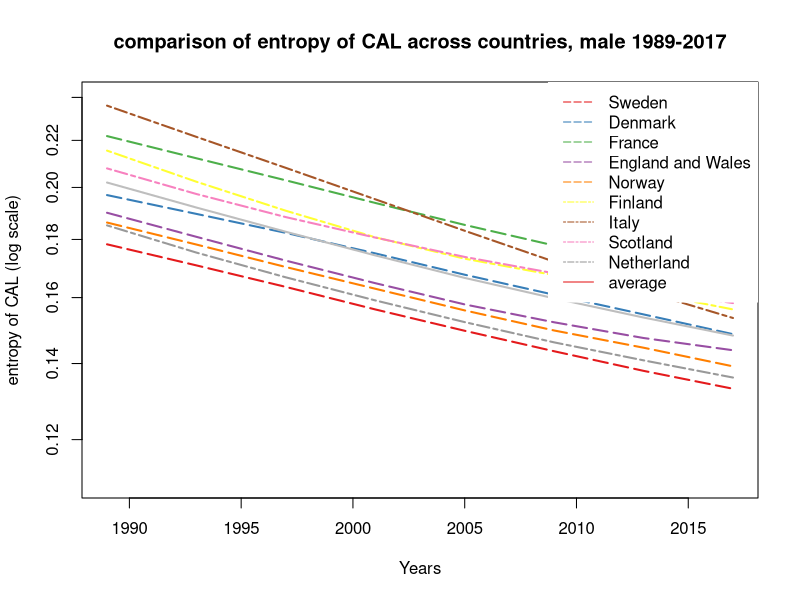
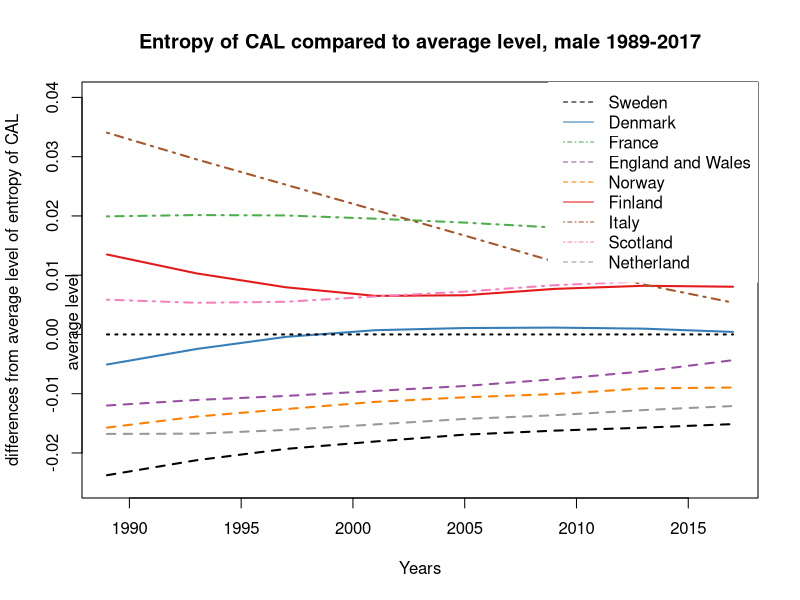

The R script that drew these images, in order:
#### Figure - entropy across time male 1989-2017 ####

#### beautiful figues1 ####

library(RColorBrewer)
# display.brewer.all()
cols<-brewer.pal(n=9,name = "Set1")

### CAL function ####

CALfunc <-function(Mx1,Y){
  CALlx1<-c()
  YM<-Y-Y1
  for (x in 1:111){
    if (x <(YM+1)){
      px1<-c()
      for (z in 1:x){
        px1<-c(px1,Mx1[z,YM-x+z])
      }
      lx1<-prod(px1)
    }
    CALlx1<-c(CALlx1,lx1)
  }
  CAL<-sum(c(1,CALlx1))+.5
  return(CAL)
}


### CAL dagger function ####

CALdagfunc <-function(Mx1,Y){
  CALdaglx1<-c()
  YM<-Y-Y1
  for (x in 1:111){
    if (x <(YM+1)){
      px1<-c()
      for (z in 1:x){
        px1<-c(px1,Mx1[z,YM-x+z])
      }
      lx1<-prod(px1)
      lx<-lx1*log(lx1)
    }
    CALdaglx1<-c(CALdaglx1,lx)
  }
  CALdagger<-sum(CALdaglx1)
  return(CALdagger)
}


### Data fitting ####

A1 <- read.table("Data/SWE.mltper_1x1.txt",header=TRUE,fill=TRUE,skip=1)
A2 <- read.table("Data/DNK.mltper_1x1.txt",header=TRUE,fill=TRUE,skip=1)
A3 <- read.table("Data/FRATNP.mltper_1x1.txt",header=TRUE,fill=TRUE,skip=1)
A4 <- read.table("Data/GBRTENW.mltper_1x1.txt",header=TRUE,fill=TRUE,skip=1)
A5 <- read.table("Data/NOR.mltper_1x1.txt",header=TRUE,fill=TRUE,skip=1)
A6 <- read.table("Data/FIN.mltper_1x1.txt",header=TRUE,fill=TRUE,skip=1)
A7 <- read.table("Data/ITA.mltper_1x1.txt",header=TRUE,fill=TRUE,skip=1)
A8 <- read.table("Data/GBRSCO.mltper_1x1.txt",header=TRUE,fill=TRUE,skip=1)
A9 <- read.table("Data/NLD.mltper_1x1.txt",header=TRUE,fill=TRUE,skip=1)

Y1 <- 1877
Y2 <- 2017

A1<-A1[(A1$Year>Y1)&(A1$Year<(Y2+1)),]
A2<-A2[(A2$Year>Y1)&(A2$Year<(Y2+1)),]
A3<-A3[(A3$Year>Y1)&(A3$Year<(Y2+1)),]
A4<-A4[(A4$Year>Y1)&(A4$Year<(Y2+1)),]
A5<-A5[(A5$Year>Y1)&(A5$Year<(Y2+1)),]
A6<-A6[(A6$Year>Y1)&(A6$Year<(Y2+1)),]
A7<-A7[(A7$Year>Y1)&(A7$Year<(Y2+1)),]
A8<-A8[(A8$Year>Y1)&(A8$Year<(Y2+1)),]
A9<-A9[(A9$Year>Y1)&(A9$Year<(Y2+1)),]

qx1<-matrix(1-A1$qx,111)
qx2<-matrix(1-A2$qx,111)
qx3<-matrix(1-A3$qx,111)
qx4<-matrix(1-A4$qx,111)
qx5<-matrix(1-A5$qx,111)
qx6<-matrix(1-A6$qx,111)
qx7<-matrix(1-A7$qx,111)
qx8<-matrix(1-A8$qx,111)
qx9<-matrix(1-A9$qx,111)

## CAL ####

CAL1 <- c()
for (i in seq(1989,2017,4)){
  CAL1 <- c(CAL1, CALfunc(qx1,i))
}

CAL2 <- c()
for (i in seq(1989,2017,4)){
  CAL2 <- c(CAL2, CALfunc(qx2,i))
}

CAL3 <- c()
for (i in seq(1989,2017,4)){
  CAL3 <- c(CAL3, CALfunc(qx3,i))
}

CAL4 <- c()
for (i in seq(1989,2017,4)){
  CAL4 <- c(CAL4, CALfunc(qx4,i))
}

CAL5 <- c()
for (i in seq(1989,2017,4)){
  CAL5 <- c(CAL5, CALfunc(qx5,i))
}

CAL6 <- c()
for (i in seq(1989,2017,4)){
  CAL6 <- c(CAL6, CALfunc(qx6,i))
}

CAL7 <- c()
for (i in seq(1989,2017,4)){
  CAL7 <- c(CAL7, CALfunc(qx7,i))
}

CAL8 <- c()
for (i in seq(1989,2017,4)){
  CAL8 <- c(CAL8, CALfunc(qx8,i))
}

CAL9 <- c()
for (i in seq(1989,2017,4)){
  CAL9 <- c(CAL9, CALfunc(qx9,i))
}
## CAL dagger ####

qx1 <- ifelse(qx1==0,1,qx1)
qx2 <- ifelse(qx2==0,1,qx2)
qx3 <- ifelse(qx3==0,1,qx3)
qx4 <- ifelse(qx4==0,1,qx4)
qx5 <- ifelse(qx5==0,1,qx5)
qx6 <- ifelse(qx6==0,1,qx6)
qx7 <- ifelse(qx7==0,1,qx7)
qx8 <- ifelse(qx8==0,1,qx8)
qx9 <- ifelse(qx9==0,1,qx9)

CALdagger1 <- c()
for (i in seq(1989,2017,4)){
  CALdagger1 <- c(CALdagger1, CALdagfunc(qx1,i))
}

CALdagger2 <- c()
for (i in seq(1989,2017,4)){
  CALdagger2 <- c(CALdagger2, CALdagfunc(qx2,i))
}

CALdagger3 <- c()
for (i in seq(1989,2017,4)){
  CALdagger3 <- c(CALdagger3, CALdagfunc(qx3,i))
}

CALdagger4 <- c()
for (i in seq(1989,2017,4)){
  CALdagger4 <- c(CALdagger4, CALdagfunc(qx4,i))
}

CALdagger5 <- c()
for (i in seq(1989,2017,4)){
  CALdagger5 <- c(CALdagger5, CALdagfunc(qx5,i))
}

CALdagger6 <- c()
for (i in seq(1989,2017,4)){
  CALdagger6 <- c(CALdagger6, CALdagfunc(qx6,i))
}

CALdagger7 <- c()
for (i in seq(1989,2017,4)){
  CALdagger7 <- c(CALdagger7, CALdagfunc(qx7,i))
}

CALdagger8 <- c()
for (i in seq(1989,2017,4)){
  CALdagger8 <- c(CALdagger8, CALdagfunc(qx8,i))
}

CALdagger9 <- c()
for (i in seq(1989,2017,4)){
  CALdagger9 <- c(CALdagger9, CALdagfunc(qx9,i))
}

CALdagger1 <- CALdagger1*-1
CALdagger2 <- CALdagger2*-1
CALdagger3 <- CALdagger3*-1
CALdagger4 <- CALdagger4*-1
CALdagger5 <- CALdagger5*-1
CALdagger6 <- CALdagger6*-1
CALdagger7 <- CALdagger7*-1
CALdagger8 <- CALdagger8*-1
CALdagger9 <- CALdagger9*-1

## entropy ####

entropyCAL1 <- CALdagger1/CAL1
entropyCAL2 <- CALdagger2/CAL2
entropyCAL3 <- CALdagger3/CAL3
entropyCAL4 <- CALdagger4/CAL4
entropyCAL5 <- CALdagger5/CAL5
entropyCAL6 <- CALdagger6/CAL6
entropyCAL7 <- CALdagger7/CAL7
entropyCAL8 <- CALdagger8/CAL8
entropyCAL9 <- CALdagger9/CAL9

CALavg <- rbind(entropyCAL1,entropyCAL2,entropyCAL3,
                entropyCAL4,entropyCAL5,entropyCAL6,
                entropyCAL7,entropyCAL8,entropyCAL9)
CALavg <- colMeans(CALavg)


#### Figure ####

Years <- seq(1989,2017,4)
png(file = "Output/Countries Comparison log scale, male 1989-2017.png",
    units = "in", width = 6, height = 8, res = 200)
plot(c(1989,2017),rev(c(0.11,0.24)),col = 0,
     xlab = "Years",ylab = "entropy of CAL (log scale)", 
     log = "y")
lines(Years,entropyCAL1,col = cols[1],lty=5,lwd = 2)
lines(Years,entropyCAL2,col = cols[2],pch=2,lty=5,lwd = 2)
lines(Years,entropyCAL3,col = cols[3],lty=5,lwd = 2)
lines(Years,entropyCAL4,col = cols[4],pch=3,lty=5,lwd = 2)
lines(Years,entropyCAL5,col = cols[5],pch=2,lty=5,lwd = 2)
lines(Years,entropyCAL6,col = cols[6],lty=6,lwd = 2)
lines(Years,entropyCAL7,col = cols[7],pch=3,lty=6,lwd = 2)
lines(Years,entropyCAL8,col = cols[8],lty=6,lwd = 2)
lines(Years,entropyCAL9,col = cols[9],lty=6,lwd = 2)
lines(Years,CALavg,col = "grey",pch = 16,lty = 1,lwd = 2)
title("comparison of entropy of CAL across countries, male 1989-2017")
legend("topright",c("Sweden","Denmark","France","England and Wales",
                    "Norway","Finland","Italy","Scotland","Netherland","average"),
       col = c(cols[1:9]),lty = c(5,5,5,5,5,6,6,6,6,1),
       box.col = 0)
dev.off()

### CALavg as the benchmark ####

diff1 <- entropyCAL1 - CALavg
diff2 <- entropyCAL2 - CALavg
diff3 <- entropyCAL3 - CALavg
diff4 <- entropyCAL4 - CALavg
diff5 <- entropyCAL5 - CALavg
diff6 <- entropyCAL6 - CALavg
diff7 <- entropyCAL7 - CALavg
diff8 <- entropyCAL8 - CALavg
diff9 <- entropyCAL9 - CALavg


### Plots ####

Years <- seq(1989,2017,4)
png(file = "Output/Countries Comparison average benchmark, male 1989-2017.png",
    units = "in", width = 7, height = 9, res = 300)
plot(c(1989,2017),c(-0.025,0.04),col = 0,
     xlab = "Years",
     ylab="differences from average level of entropy of CAL")
lines(Years,diff1,type = "l",
      col = "black",lty=2,lwd = 2,
      cex = 1,pch = 20)
lines(Years,diff2,type = "l",
      col = cols[2],lty=1,lwd = 2,
      cex = 1,pch = 20)
lines(Years,diff3,type = "l",
      col = cols[3],lty=4,lwd = 2,
      cex = 1,pch = 20)
lines(Years,diff4,type = "l",
      col = cols[4],lty=2,lwd = 2,
      cex = 1,pch = 20)
lines(Years,diff5,type = "l",
      col = cols[5],lty=2,lwd = 2,
      cex = 1,pch = 20)
lines(Years,diff6,type = "l",
      col = cols[1],lty=1,lwd = 2,
      cex = 1,pch = 20)
lines(Years,diff7,type = "l",
      col = cols[7],lty=4,lwd = 2,
      cex = 1,pch = 20)
lines(Years,diff8,type = "l",
      col = cols[8],lty=4,lwd = 2,
      cex = 1,pch = 20)
lines(Years,diff9,type = "l",
      col = cols[9],lty=2,lwd = 2,
      cex = 1,pch = 20)
lines(Years,rep(0,times=8),
      col = 1, lty = 3, lwd = 2,
      cex = 1,pch = 20)
legend("topright",c("Sweden","Denmark","France",
                    "England and Wales","Norway",
                    "Finland","Italy","Scotland","Netherland"),
       col = c("black",cols[2:5],cols[1],cols[7:9]),
       lty = c(2,1,4,2,2,1,4,4,2,3),box.col = 0)
title("Entropy of CAL compared to average level, male 1989-2017")
mtext("average level", side = 2,adj = 0.4)
dev.off()